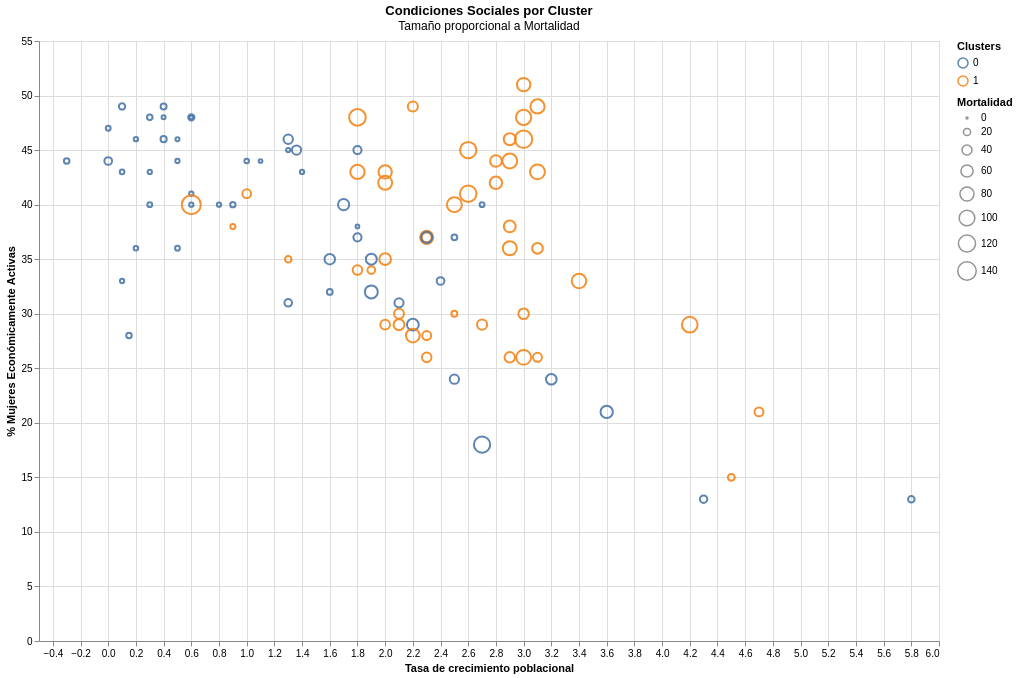

The notebook cell saved with this chart:
### Markdown cell above
---
***Características Clúster 0:***
---

*   **Económicas :**  En este grupo se encuentran los paises con un `PNB` alto, una producción y consumo de energía elevados y alrededor del 28% de  cada 1000 habitantes cuentan con una linea telefonica.
Con base en estos resultados podemos considerar a este grupo como paises desarrollados.
*   **Sociales :** Observamos una baja `Mortalidad` cerca del 2% de cada 1000 nacimientos pero un incremento poblacional bajo `Tasa`. Sobreviven mas niños pero posiblemente nacen menos en estos paises.
*   **Ambientales :** Se nota un alto valor en `CO2` y una `Deforestacion` moderada indicando que posiblemente estos paises tengan una industria grande.


---
***Características Clúster 1:***
---

*   **Económicas :** Aquí encontramos a paises con numeros extremandamente mas bajos en comparación con el otro clúster, tratandose de paises con un bajo nivel de desarrollo o paises pequeños.
*   **Sociales :** Se observa una alta tasa de `Mortalidad`, pero contradictoriamente una moderadamente elevada `Tasa`, una explicación posible sea que en estos paises existe un flujo migratorio considerado o una alta tasa de natalidad.  
*   **Ambientales :** Se observa un nivel muy bajo de `CO2` en conjunto con un nivel de `Agua`levemente bajo, se deba a la poca población y la baja industrialización de estos paises.

---

### Code cell
def plot_social (df,cluster):

  cls = cluster+':N'
  #Search_Box
  search_box = alt.param(
      value='',
      bind=alt.binding(input='search', placeholder="Pais", name='Buscar ')
  )
  # Valores encontrados
  search_matches = alt.expr.test(alt.expr.regexp(search_box, "i"), alt.datum.Pais)
  # definir la opacidad de los valores
  opacity = (
      alt.when(search_matches)
      .then(alt.value(0.9))
      .otherwise(alt.value(0.2))
  )
  # Crear el gráfico
  chart = alt.Chart(df).mark_point().encode(
      x=alt.X('Tasa:Q', title='Tasa de crecimiento poblacional'),
      y=alt.Y('Mujeres:Q', title='% Mujeres Económicamente Activas'),
      size=alt.Size('Mortalidad:Q', title="Mortalidad"),
      color=alt.Color(cls, legend=alt.Legend(title="Clusters")),
      opacity=opacity,
      tooltip=['Pais','PNB', 'Luz', 'Telefonia','Agua','Bosques','Deforestacion','Energia','CO2']
  ).properties(
      width=900,
      height=600,
      title={
        "text": 'Condiciones Sociales por Cluster',
        "subtitle": 'Tamaño proporcional a Mortalidad'
      }
  ).add_params(
      search_box
  ).interactive()

  return chart.show()

plot_social(df, 'Kmeans')

### Figure 1 — Vega-Lite specification as saved in the notebook (floating-point values rounded to 4 significant figures)
{"config": {"view": {"continuousWidth": 300, "continuousHeight": 300}}, "data": {"name": "data-a7391ea73116aedfbb3d8dbe4f2b0b8d"}, "mark": {"type": "point"}, "encoding": {"color": {"field": "Kmeans", "legend": {"title": "Clusters"}, "type": "nominal"}, "opacity": {"condition": [{"test": "test(regexp(param_1,'i'),datum.Pais)", "value": 0.9}], "value": 0.2}, "size": {"field": "Mortalidad", "title": "Mortalidad", "type": "quantitative"}, "tooltip": [{"field": "Pais", "type": "nominal"}, {"field": "PNB", "type": "quantitative"}, {"field": "Luz", "type": "quantitative"}, {"field": "Telefonia", "type": "quantitative"}, {"field": "Agua", "type": "quantitative"}, {"field": "Bosques", "type": "quantitative"}, {"field": "Deforestacion", "type": "quantitative"}, {"field": "Energia", "type": "quantitative"}, {"field": "CO2", "type": "quantitative"}], "x": {"field": "Tasa", "title": "Tasa de crecimiento poblacional", "type": "quantitative"}, "y": {"field": "Mujeres", "title": "% Mujeres Económicamente Activas", "type": "quantitative"}}, "height": 600, "params": [{"name": "param_1", "bind": {"input": "search", "name": "Buscar ", "placeholder": "Pais"}, "value": ""}, {"name": "param_2", "select": {"type": "interval", "encodings": ["x", "y"]}, "bind": "scales"}], "title": {"text": "Condiciones Sociales por Cluster", "subtitle": "Tamaño proporcional a Mortalidad"}, "width": 900, "$schema": "https://vega.github.io/schema/vega-lite/v5.20.1.json", "datasets": {"data-a7391ea73116aedfbb3d8dbe4f2b0b8d": [{"Pais": "Albania       ", "Tasa": 1.0, "Mortalidad": 30, "Mujeres": 41, "PNB": 2199, "Luz": 3903, "Telefonia": 12, "Agua": 94, "Bosques": 53, "Deforestacion": 0.0, "Energia": 341, "CO2": 1.2, "Kmeans": 1}, {"Pais": "Angola        ", "Tasa": 3.0, "Mortalidad": 124, "Mujeres": 46, "PNB": 4422, "Luz": 922, "Telefonia": 6, "Agua": 57, "Bosques": 19, "Deforestacion": 0.7, "Energia": 89, "CO2": 0.5, "Kmeans": 1}, {"Pais": "Arabia Saudi  ", "Tasa": 4.3, "Mortalidad": 21, "Mujeres": 13, "PNB": 133540, "Luz": 91019, "Telefonia": 96, "Agua": 497, "Bosques": 1, "Deforestacion": 0.0, "Energia": 4566, "CO2": 13.1, "Kmeans": 0}, {"Pais": "Argelia       ", "Tasa": 2.5, "Mortalidad": 34, "Mujeres": 24, "PNB": 44609, "Luz": 19883, "Telefonia": 42, "Agua": 180, "Bosques": 2, "Deforestacion": 0.8, "Energia": 906, "CO2": 3.0, "Kmeans": 0}, {"Pais": "Argentina     ", "Tasa": 1.3, "Mortalidad": 22, "Mujeres": 31, "PNB": 278431, "Luz": 65962, "Telefonia": 160, "Agua": 1043, "Bosques": 22, "Deforestacion": 0.1, "Energia": 1504, "CO2": 3.5, "Kmeans": 0}, {"Pais": "Australia     ", "Tasa": 1.4, "Mortalidad": 6, "Mujeres": 43, "PNB": 337909, "Luz": 167155, "Telefonia": 510, "Agua": 933, "Bosques": 19, "Deforestacion": 0.0, "Energia": 5341, "CO2": 15.3, "Kmeans": 0}, {"Pais": "Austria       ", "Tasa": 0.6, "Mortalidad": 6, "Mujeres": 41, "PNB": 216547, "Luz": 53259, "Telefonia": 465, "Agua": 304, "Bosques": 47, "Deforestacion": 0.4, "Energia": 3301, "CO2": 7.2, "Kmeans": 0}, {"Pais": "Bangladesh    ", "Tasa": 2.0, "Mortalidad": 79, "Mujeres": 42, "PNB": 28599, "Luz": 9891, "Telefonia": 2, "Agua": 220, "Bosques": 6, "Deforestacion": 4.1, "Energia": 64, "CO2": 0.2, "Kmeans": 1}, {"Pais": "Bélgica       ", "Tasa": 0.3, "Mortalidad": 8, "Mujeres": 40, "PNB": 25710, "Luz": 72236, "Telefonia": 457, "Agua": 917, "Bosques": 20, "Deforestacion": 0.3, "Energia": 5120, "CO2": 10.1, "Kmeans": 0}, {"Pais": "Benin         ", "Tasa": 3.0, "Mortalidad": 95, "Mujeres": 48, "PNB": 2034, "Luz": 6, "Telefonia": 5, "Agua": 26, "Bosques": 45, "Deforestacion": 1.3, "Energia": 20, "CO2": 0.1, "Kmeans": 1}, {"Pais": "Bielorrusia   ", "Tasa": 0.4, "Mortalidad": 13, "Mujeres": 49, "PNB": 21356, "Luz": 31397, "Telefonia": 190, "Agua": 295, "Bosques": 31, "Deforestacion": 0.5, "Energia": 2392, "CO2": 9.9, "Kmeans": 0}, {"Pais": "Bolivia       ", "Tasa": 2.3, "Mortalidad": 69, "Mujeres": 37, "PNB": 5905, "Luz": 2824, "Telefonia": 35, "Agua": 201, "Bosques": 45, "Deforestacion": 1.2, "Energia": 373, "CO2": 1.0, "Kmeans": 1}, {"Pais": "Brasil        ", "Tasa": 1.6, "Mortalidad": 44, "Mujeres": 35, "PNB": 579787, "Luz": 260682, "Telefonia": 75, "Agua": 246, "Bosques": 66, "Deforestacion": 0.6, "Energia": 718, "CO2": 1.4, "Kmeans": 0}, {"Pais": "Bulgaria      ", "Tasa": 0.6, "Mortalidad": 15, "Mujeres": 48, "PNB": 11225, "Luz": 381333, "Telefonia": 335, "Agua": 1544, "Bosques": 33, "Deforestacion": 0.2, "Energia": 2438, "CO2": 6.4, "Kmeans": 0}, {"Pais": "Camerún       ", "Tasa": 2.9, "Mortalidad": 56, "Mujeres": 38, "PNB": 8615, "Luz": 2740, "Telefonia": 4, "Agua": 38, "Bosques": 44, "Deforestacion": 0.6, "Energia": 103, "CO2": 0.2, "Kmeans": 1}, {"Pais": "Canadá        ", "Tasa": 1.3, "Mortalidad": 6, "Mujeres": 45, "PNB": 573695, "Luz": 554227, "Telefonia": 590, "Agua": 14602, "Bosques": 49, "Deforestacion": 1.1, "Energia": 7854, "CO2": 14.4, "Kmeans": 0}, {"Pais": "Colombia      ", "Tasa": 1.8, "Mortalidad": 26, "Mujeres": 37, "PNB": 70263, "Luz": 43354, "Telefonia": 100, "Agua": 174, "Bosques": 52, "Deforestacion": 0.7, "Energia": 622, "CO2": 1.8, "Kmeans": 0}, {"Pais": "Congo         ", "Tasa": 3.1, "Mortalidad": 90, "Mujeres": 43, "PNB": 1784, "Luz": 435, "Telefonia": 8, "Agua": 20, "Bosques": 58, "Deforestacion": 0.2, "Energia": 331, "CO2": 1.6, "Kmeans": 1}, {"Pais": "Corea del Nor ", "Tasa": 1.8, "Mortalidad": 26, "Mujeres": 45, "PNB": 12870, "Luz": 38000, "Telefonia": 47, "Agua": 687, "Bosques": 74, "Deforestacion": 0.0, "Energia": 1129, "CO2": 11.2, "Kmeans": 0}, {"Pais": "Corea del Sur ", "Tasa": 0.9, "Mortalidad": 10, "Mujeres": 40, "PNB": 435137, "Luz": 164993, "Telefonia": 415, "Agua": 632, "Bosques": 66, "Deforestacion": 0.1, "Energia": 2982, "CO2": 6.6, "Kmeans": 0}, {"Pais": "Costa de Marf ", "Tasa": 3.4, "Mortalidad": 86, "Mujeres": 33, "PNB": 9248, "Luz": 2305, "Telefonia": 8, "Agua": 66, "Bosques": 34, "Deforestacion": 1.0, "Energia": 103, "CO2": 0.5, "Kmeans": 1}, {"Pais": "Costa Rica    ", "Tasa": 2.5, "Mortalidad": 13, "Mujeres": 30, "PNB": 8884, "Luz": 4772, "Telefonia": 164, "Agua": 780, "Bosques": 28, "Deforestacion": 3.0, "Energia": 558, "CO2": 1.2, "Kmeans": 1}, {"Pais": "Cuba          ", "Tasa": 0.9, "Mortalidad": 9, "Mujeres": 38, "PNB": 7450, "Luz": 10982, "Telefonia": 32, "Agua": 870, "Bosques": 16, "Deforestacion": 1.0, "Energia": 923, "CO2": 2.6, "Kmeans": 1}, {"Pais": "Chile         ", "Tasa": 1.6, "Mortalidad": 12, "Mujeres": 32, "PNB": 59151, "Luz": 25276, "Telefonia": 132, "Agua": 1626, "Bosques": 12, "Deforestacion": 0.1, "Energia": 1012, "CO2": 2.6, "Kmeans": 0}, {"Pais": "China         ", "Tasa": 1.36, "Mortalidad": 34, "Mujeres": 45, "PNB": 744890, "Luz": 928083, "Telefonia": 34, "Agua": 461, "Bosques": 13, "Deforestacion": 0.7, "Energia": 664, "CO2": 2.3, "Kmeans": 0}, {"Pais": "Dinamarca     ", "Tasa": 0.2, "Mortalidad": 6, "Mujeres": 46, "PNB": 156027, "Luz": 40097, "Telefonia": 613, "Agua": 233, "Bosques": 12, "Deforestacion": 0.0, "Energia": 3977, "CO2": 10.4, "Kmeans": 0}, {"Pais": "R. Dominicana ", "Tasa": 2.0, "Mortalidad": 37, "Mujeres": 29, "PNB": 11390, "Luz": 6182, "Telefonia": 79, "Agua": 446, "Bosques": 22, "Deforestacion": 2.9, "Energia": 337, "CO2": 1.4, "Kmeans": 1}, {"Pais": "Ecuador       ", "Tasa": 2.3, "Mortalidad": 36, "Mujeres": 26, "PNB": 15997, "Luz": 8256, "Telefonia": 61, "Agua": 581, "Bosques": 43, "Deforestacion": 1.8, "Energia": 565, "CO2": 1.8, "Kmeans": 1}, {"Pais": "Egipto        ", "Tasa": 2.2, "Mortalidad": 56, "Mujeres": 29, "PNB": 45507, "Luz": 51947, "Telefonia": 46, "Agua": 956, "Bosques": 0, "Deforestacion": 0.0, "Energia": 600, "CO2": 1.5, "Kmeans": 0}, {"Pais": "El Salvador   ", "Tasa": 1.8, "Mortalidad": 36, "Mujeres": 34, "PNB": 9057, "Luz": 3211, "Telefonia": 53, "Agua": 245, "Bosques": 6, "Deforestacion": 2.3, "Energia": 370, "CO2": 0.7, "Kmeans": 1}, {"Pais": "E. Arabes Uni ", "Tasa": 5.8, "Mortalidad": 16, "Mujeres": 13, "PNB": 42806, "Luz": 18870, "Telefonia": 283, "Agua": 884, "Bosques": 0, "Deforestacion": 0.0, "Energia": 10531, "CO2": 33.9, "Kmeans": 0}, {"Pais": "Eslovaquia    ", "Tasa": 0.3, "Mortalidad": 11, "Mujeres": 48, "PNB": 15848, "Luz": 24740, "Telefonia": 208, "Agua": 337, "Bosques": 38, "Deforestacion": 0.1, "Energia": 3243, "CO2": 7.0, "Kmeans": 0}, {"Pais": "España        ", "Tasa": 0.2, "Mortalidad": 7, "Mujeres": 36, "PNB": 532347, "Luz": 161654, "Telefonia": 385, "Agua": 781, "Bosques": 51, "Deforestacion": 0.0, "Energia": 2458, "CO2": 5.7, "Kmeans": 0}, {"Pais": "Etiopia       ", "Tasa": 2.6, "Mortalidad": 112, "Mujeres": 41, "PNB": 5722, "Luz": 1293, "Telefonia": 2, "Agua": 51, "Bosques": 13, "Deforestacion": 0.3, "Energia": 22, "CO2": 0.1, "Kmeans": 1}, {"Pais": "Filipinas     ", "Tasa": 2.3, "Mortalidad": 39, "Mujeres": 37, "PNB": 71865, "Luz": 27062, "Telefonia": 21, "Agua": 686, "Bosques": 26, "Deforestacion": 36.1, "Energia": 316, "CO2": 0.8, "Kmeans": 1}, {"Pais": "Finlandia     ", "Tasa": 0.4, "Mortalidad": 5, "Mujeres": 48, "PNB": 105174, "Luz": 65546, "Telefonia": 550, "Agua": 440, "Bosques": 77, "Deforestacion": 0.0, "Energia": 5997, "CO2": 8.2, "Kmeans": 0}, {"Pais": "Francia       ", "Tasa": 0.5, "Mortalidad": 6, "Mujeres": 44, "PNB": 1451051, "Luz": 479200, "Telefonia": 558, "Agua": 665, "Bosques": 25, "Deforestacion": -0.1, "Energia": 4042, "CO2": 6.3, "Kmeans": 0}, {"Pais": "Gabón         ", "Tasa": 2.9, "Mortalidad": 89, "Mujeres": 44, "PNB": 3759, "Luz": 933, "Telefonia": 30, "Agua": 57, "Bosques": 71, "Deforestacion": 0.6, "Energia": 652, "CO2": 5.5, "Kmeans": 1}, {"Pais": "Ghana         ", "Tasa": 3.0, "Mortalidad": 73, "Mujeres": 51, "PNB": 6719, "Luz": 6115, "Telefonia": 4, "Agua": 35, "Bosques": 42, "Deforestacion": 1.4, "Energia": 93, "CO2": 0.2, "Kmeans": 1}, {"Pais": "Grecia        ", "Tasa": 0.5, "Mortalidad": 8, "Mujeres": 36, "PNB": 85885, "Luz": 40623, "Telefonia": 493, "Agua": 523, "Bosques": 47, "Deforestacion": 0.0, "Energia": 2260, "CO2": 7.2, "Kmeans": 0}, {"Pais": "Guatamela     ", "Tasa": 2.9, "Mortalidad": 44, "Mujeres": 26, "PNB": 14255, "Luz": 3161, "Telefonia": 27, "Agua": 139, "Bosques": 39, "Deforestacion": 1.8, "Energia": 210, "CO2": 0.6, "Kmeans": 1}, {"Pais": "Haití         ", "Tasa": 2.0, "Mortalidad": 72, "Mujeres": 43, "PNB": 1777, "Luz": 362, "Telefonia": 8, "Agua": 7, "Bosques": 1, "Deforestacion": 5.1, "Energia": 29, "CO2": 0.1, "Kmeans": 1}, {"Pais": "Países Bajos  ", "Tasa": 0.6, "Mortalidad": 6, "Mujeres": 40, "PNB": 371039, "Luz": 79647, "Telefonia": 525, "Agua": 518, "Bosques": 10, "Deforestacion": 0.3, "Energia": 4580, "CO2": 9.2, "Kmeans": 0}, {"Pais": "Honduras      ", "Tasa": 3.0, "Mortalidad": 45, "Mujeres": 30, "PNB": 3566, "Luz": 2672, "Telefonia": 29, "Agua": 294, "Bosques": 41, "Deforestacion": 2.2, "Energia": 204, "CO2": 0.6, "Kmeans": 1}, {"Pais": "Hungría       ", "Tasa": -0.3, "Mortalidad": 11, "Mujeres": 44, "PNB": 42129, "Luz": 33486, "Telefonia": 185, "Agua": 661, "Bosques": 18, "Deforestacion": -0.5, "Energia": 2383, "CO2": 5.8, "Kmeans": 0}, {"Pais": "India         ", "Tasa": 1.9, "Mortalidad": 68, "Mujeres": 32, "PNB": 319660, "Luz": 386500, "Telefonia": 13, "Agua": 612, "Bosques": 17, "Deforestacion": 0.6, "Energia": 248, "CO2": 0.9, "Kmeans": 0}, {"Pais": "Indonesia     ", "Tasa": 1.7, "Mortalidad": 51, "Mujeres": 40, "PNB": 190105, "Luz": 53414, "Telefonia": 17, "Agua": 96, "Bosques": 60, "Deforestacion": 1.1, "Energia": 366, "CO2": 1.0, "Kmeans": 0}, {"Pais": "Irak          ", "Tasa": 2.7, "Mortalidad": 108, "Mujeres": 18, "PNB": 24600, "Luz": 27060, "Telefonia": 33, "Agua": 4575, "Bosques": 4, "Deforestacion": 0.1, "Energia": 1213, "CO2": 3.4, "Kmeans": 0}, {"Pais": "Irán          ", "Tasa": 3.2, "Mortalidad": 45, "Mujeres": 24, "PNB": 113400, "Luz": 79128, "Telefonia": 79, "Agua": 1362, "Bosques": 11, "Deforestacion": 0.0, "Energia": 1505, "CO2": 4.0, "Kmeans": 0}, {"Pais": "Irlanda       ", "Tasa": 0.1, "Mortalidad": 6, "Mujeres": 33, "PNB": 52765, "Luz": 17105, "Telefonia": 365, "Agua": 233, "Bosques": 6, "Deforestacion": 1.2, "Energia": 3137, "CO2": 8.7, "Kmeans": 0}, {"Pais": "Islandia      ", "Tasa": 1.1, "Mortalidad": 4, "Mujeres": 44, "PNB": 6686, "Luz": 4780, "Telefonia": 555, "Agua": 636, "Bosques": 1, "Deforestacion": 0.0, "Energia": 7932, "CO2": 6.8, "Kmeans": 0}, {"Pais": "Israel        ", "Tasa": 2.7, "Mortalidad": 8, "Mujeres": 40, "PNB": 878775, "Luz": 32781, "Telefonia": 418, "Agua": 408, "Bosques": 6, "Deforestacion": 0.3, "Energia": 2717, "CO2": 8.1, "Kmeans": 0}, {"Pais": "Jordania      ", "Tasa": 4.7, "Mortalidad": 31, "Mujeres": 21, "PNB": 6354, "Luz": 5076, "Telefonia": 73, "Agua": 173, "Bosques": 1, "Deforestacion": 1.0, "Energia": 1067, "CO2": 3.0, "Kmeans": 1}, {"Pais": "Kenia         ", "Tasa": 2.9, "Mortalidad": 58, "Mujeres": 46, "PNB": 7583, "Luz": 3539, "Telefonia": 9, "Agua": 87, "Bosques": 2, "Deforestacion": 0.6, "Energia": 110, "CO2": 0.2, "Kmeans": 1}, {"Pais": "Kuwait        ", "Tasa": 0.15, "Mortalidad": 11, "Mujeres": 28, "PNB": 28941, "Luz": 22798, "Telefonia": 230, "Agua": 525, "Bosques": 0, "Deforestacion": 0.0, "Energia": 8622, "CO2": 11.2, "Kmeans": 0}, {"Pais": "Líbano        ", "Tasa": 2.3, "Mortalidad": 32, "Mujeres": 28, "PNB": 10673, "Luz": 5184, "Telefonia": 82, "Agua": 271, "Bosques": 8, "Deforestacion": 0.6, "Energia": 964, "CO2": 2.9, "Kmeans": 1}, {"Pais": "Libia         ", "Tasa": 3.6, "Mortalidad": 61, "Mujeres": 21, "PNB": 23400, "Luz": 17800, "Telefonia": 59, "Agua": 880, "Bosques": 0, "Deforestacion": 1.4, "Energia": 2499, "CO2": 8.1, "Kmeans": 0}, {"Pais": "Malasia       ", "Tasa": 2.5, "Mortalidad": 12, "Mujeres": 37, "PNB": 78321, "Luz": 39093, "Telefonia": 166, "Agua": 768, "Bosques": 54, "Deforestacion": 2.1, "Energia": 1699, "CO2": 3.8, "Kmeans": 0}, {"Pais": "Marruecos     ", "Tasa": 2.0, "Mortalidad": 55, "Mujeres": 35, "PNB": 29545, "Luz": 11100, "Telefonia": 43, "Agua": 427, "Bosques": 20, "Deforestacion": 1.4, "Energia": 327, "CO2": 1.1, "Kmeans": 1}, {"Pais": "México        ", "Tasa": 2.1, "Mortalidad": 33, "Mujeres": 31, "PNB": 304596, "Luz": 147926, "Telefonia": 96, "Agua": 899, "Bosques": 25, "Deforestacion": 1.3, "Energia": 1561, "CO2": 3.8, "Kmeans": 0}, {"Pais": "Mozambique    ", "Tasa": 1.8, "Mortalidad": 113, "Mujeres": 48, "PNB": 1353, "Luz": 490, "Telefonia": 3, "Agua": 55, "Bosques": 22, "Deforestacion": 0.8, "Energia": 40, "CO2": 0.1, "Kmeans": 1}, {"Pais": "Birmania      ", "Tasa": 1.8, "Mortalidad": 83, "Mujeres": 43, "PNB": 35840, "Luz": 3500, "Telefonia": 3, "Agua": 101, "Bosques": 44, "Deforestacion": 1.3, "Energia": 49, "CO2": 0.1, "Kmeans": 1}, {"Pais": "Nepal         ", "Tasa": 2.5, "Mortalidad": 91, "Mujeres": 40, "PNB": 4391, "Luz": 927, "Telefonia": 4, "Agua": 150, "Bosques": 37, "Deforestacion": 1.0, "Energia": 28, "CO2": 0.1, "Kmeans": 1}, {"Pais": "Nicaragua     ", "Tasa": 3.1, "Mortalidad": 46, "Mujeres": 36, "PNB": 1659, "Luz": 1688, "Telefonia": 23, "Agua": 367, "Bosques": 50, "Deforestacion": 1.9, "Energia": 300, "CO2": 0.6, "Kmeans": 1}, {"Pais": "Nigeria       ", "Tasa": 2.9, "Mortalidad": 80, "Mujeres": 36, "PNB": 28411, "Luz": 15530, "Telefonia": 4, "Agua": 41, "Bosques": 17, "Deforestacion": 0.7, "Energia": 162, "CO2": 0.9, "Kmeans": 1}, {"Pais": "Noruega       ", "Tasa": 0.5, "Mortalidad": 5, "Mujeres": 46, "PNB": 136077, "Luz": 113488, "Telefonia": 556, "Agua": 488, "Bosques": 31, "Deforestacion": 1.4, "Energia": 5318, "CO2": 14.1, "Kmeans": 0}, {"Pais": "Nueva Zelanda ", "Tasa": 1.0, "Mortalidad": 7, "Mujeres": 44, "PNB": 51655, "Luz": 35135, "Telefonia": 479, "Agua": 589, "Bosques": 28, "Deforestacion": 0.0, "Energia": 4245, "CO2": 7.6, "Kmeans": 0}, {"Pais": "Omán          ", "Tasa": 4.5, "Mortalidad": 18, "Mujeres": 15, "PNB": 10578, "Luz": 6187, "Telefonia": 77, "Agua": 564, "Bosques": 19, "Deforestacion": 0.0, "Energia": 2392, "CO2": 5.3, "Kmeans": 1}, {"Pais": "Pakistán      ", "Tasa": 3.0, "Mortalidad": 90, "Mujeres": 26, "PNB": 59991, "Luz": 58529, "Telefonia": 16, "Agua": 2053, "Bosques": 2, "Deforestacion": 3.5, "Energia": 254, "CO2": 0.6, "Kmeans": 1}, {"Pais": "Panamá        ", "Tasa": 1.9, "Mortalidad": 23, "Mujeres": 34, "PNB": 7253, "Luz": 3380, "Telefonia": 114, "Agua": 754, "Bosques": 42, "Deforestacion": 1.9, "Energia": 618, "CO2": 1.7, "Kmeans": 1}, {"Pais": "Paraguay      ", "Tasa": 2.7, "Mortalidad": 41, "Mujeres": 29, "PNB": 8158, "Luz": 36415, "Telefonia": 31, "Agua": 109, "Bosques": 32, "Deforestacion": 2.8, "Energia": 299, "CO2": 0.6, "Kmeans": 1}, {"Pais": "Perú          ", "Tasa": 2.1, "Mortalidad": 47, "Mujeres": 29, "PNB": 55019, "Luz": 15563, "Telefonia": 47, "Agua": 300, "Bosques": 53, "Deforestacion": 0.4, "Energia": 367, "CO2": 1.0, "Kmeans": 1}, {"Pais": "Polonia       ", "Tasa": 0.4, "Mortalidad": 14, "Mujeres": 46, "PNB": 107839, "Luz": 135347, "Telefonia": 148, "Agua": 321, "Bosques": 28, "Deforestacion": 0.1, "Energia": 2401, "CO2": 8.9, "Kmeans": 0}, {"Pais": "Portugal      ", "Tasa": 0.1, "Mortalidad": 7, "Mujeres": 43, "PNB": 96829, "Luz": 31380, "Telefonia": 361, "Agua": 739, "Bosques": 34, "Deforestacion": 0.5, "Energia": 1827, "CO2": 4.8, "Kmeans": 0}, {"Pais": "Reino Unido   ", "Tasa": 0.3, "Mortalidad": 6, "Mujeres": 43, "PNB": 1094734, "Luz": 325383, "Telefonia": 502, "Agua": 205, "Bosques": 10, "Deforestacion": 1.1, "Energia": 3732, "CO2": 9.8, "Kmeans": 0}, {"Pais": "Rep. Checa    ", "Tasa": 0.0, "Mortalidad": 8, "Mujeres": 47, "PNB": 39990, "Luz": 58705, "Telefonia": 236, "Agua": 266, "Bosques": 34, "Deforestacion": 0.0, "Energia": 3868, "CO2": 13.1, "Kmeans": 0}, {"Pais": "Rumanía       ", "Tasa": 0.0, "Mortalidad": 23, "Mujeres": 44, "PNB": 33488, "Luz": 55136, "Telefonia": 131, "Agua": 1134, "Bosques": 27, "Deforestacion": 0.0, "Energia": 1733, "CO2": 5.4, "Kmeans": 0}, {"Pais": "Senegal       ", "Tasa": 2.8, "Mortalidad": 62, "Mujeres": 42, "PNB": 5070, "Luz": 1002, "Telefonia": 10, "Agua": 202, "Bosques": 39, "Deforestacion": 0.7, "Energia": 97, "CO2": 0.4, "Kmeans": 1}, {"Pais": "Singapur      ", "Tasa": 1.8, "Mortalidad": 4, "Mujeres": 38, "PNB": 79831, "Luz": 20046, "Telefonia": 478, "Agua": 847, "Bosques": 7, "Deforestacion": 2.3, "Energia": 8103, "CO2": 17.7, "Kmeans": 0}, {"Pais": "Sirir         ", "Tasa": 3.1, "Mortalidad": 32, "Mujeres": 26, "PNB": 15780, "Luz": 15186, "Telefonia": 63, "Agua": 435, "Bosques": 4, "Deforestacion": 0.5, "Energia": 997, "CO2": 3.3, "Kmeans": 1}, {"Pais": "Sri Lanka     ", "Tasa": 1.3, "Mortalidad": 16, "Mujeres": 35, "PNB": 12616, "Luz": 4387, "Telefonia": 11, "Agua": 503, "Bosques": 27, "Deforestacion": 1.4, "Energia": 97, "CO2": 0.3, "Kmeans": 1}, {"Pais": "Sudán         ", "Tasa": 2.2, "Mortalidad": 77, "Mujeres": 28, "PNB": 7510, "Luz": 1333, "Telefonia": 3, "Agua": 633, "Bosques": 18, "Deforestacion": 1.1, "Energia": 66, "CO2": 0.1, "Kmeans": 1}, {"Pais": "Suecia        ", "Tasa": 0.6, "Mortalidad": 4, "Mujeres": 48, "PNB": 209720, "Luz": 142895, "Telefonia": 681, "Agua": 341, "Bosques": 68, "Deforestacion": 0.0, "Energia": 5723, "CO2": 6.6, "Kmeans": 0}, {"Pais": "Suiza         ", "Tasa": 0.8, "Mortalidad": 6, "Mujeres": 40, "PNB": 286014, "Luz": 65724, "Telefonia": 613, "Agua": 173, "Bosques": 30, "Deforestacion": 0.5, "Energia": 3629, "CO2": 6.4, "Kmeans": 0}, {"Pais": "Sudáfrica     ", "Tasa": 2.3, "Mortalidad": 50, "Mujeres": 37, "PNB": 130918, "Luz": 189316, "Telefonia": 95, "Agua": 359, "Bosques": 4, "Deforestacion": 0.7, "Energia": 2146, "CO2": 7.5, "Kmeans": 0}, {"Pais": "Tailandia     ", "Tasa": 1.3, "Mortalidad": 35, "Mujeres": 46, "PNB": 159630, "Luz": 71177, "Telefonia": 59, "Agua": 602, "Bosques": 25, "Deforestacion": 3.5, "Energia": 769, "CO2": 2.0, "Kmeans": 0}, {"Pais": "Tanzania      ", "Tasa": 3.1, "Mortalidad": 82, "Mujeres": 49, "PNB": 3703, "Luz": 1913, "Telefonia": 3, "Agua": 40, "Bosques": 38, "Deforestacion": 1.2, "Energia": 34, "CO2": 0.1, "Kmeans": 1}, {"Pais": "Túnez         ", "Tasa": 2.1, "Mortalidad": 39, "Mujeres": 30, "PNB": 16369, "Luz": 6714, "Telefonia": 58, "Agua": 381, "Bosques": 4, "Deforestacion": -1.9, "Energia": 595, "CO2": 1.6, "Kmeans": 1}, {"Pais": "Turquia       ", "Tasa": 1.9, "Mortalidad": 48, "Mujeres": 35, "PNB": 169452, "Luz": 78322, "Telefonia": 212, "Agua": 585, "Bosques": 26, "Deforestacion": 0.0, "Energia": 957, "CO2": 2.5, "Kmeans": 0}, {"Pais": "Ucrania       ", "Tasa": 0.1, "Mortalidad": 15, "Mujeres": 49, "PNB": 84084, "Luz": 202995, "Telefonia": 157, "Agua": 673, "Bosques": 16, "Deforestacion": -0.3, "Energia": 3180, "CO2": 11.7, "Kmeans": 0}, {"Pais": "Uruguay       ", "Tasa": 0.6, "Mortalidad": 148, "Mujeres": 40, "PNB": 16458, "Luz": 7617, "Telefonia": 196, "Agua": 241, "Bosques": 4, "Deforestacion": -0.6, "Energia": 629, "CO2": 1.6, "Kmeans": 1}, {"Pais": "Venezuela     ", "Tasa": 2.4, "Mortalidad": 23, "Mujeres": 33, "PNB": 65382, "Luz": 73116, "Telefonia": 111, "Agua": 382, "Bosques": 52, "Deforestacion": 1.5, "Energia": 2186, "CO2": 5.7, "Kmeans": 0}, {"Pais": "Vietnam       ", "Tasa": 2.2, "Mortalidad": 41, "Mujeres": 49, "PNB": 17634, "Luz": 12270, "Telefonia": 11, "Agua": 414, "Bosques": 26, "Deforestacion": 1.5, "Energia": 101, "CO2": 0.3, "Kmeans": 1}, {"Pais": "Yemen         ", "Tasa": 4.2, "Mortalidad": 100, "Mujeres": 29, "PNB": 4044, "Luz": 2159, "Telefonia": 12, "Agua": 335, "Bosques": 8, "Deforestacion": 0.0, "Energia": 206, "CO2": 0.7, "Kmeans": 1}, {"Pais": "Zambia        ", "Tasa": 2.6, "Mortalidad": 109, "Mujeres": 45, "PNB": 3605, "Luz": 7785, "Telefonia": 8, "Agua": 186, "Bosques": 43, "Deforestacion": 1.1, "Energia": 149, "CO2": 0.3, "Kmeans": 1}, {"Pais": "Zimbabue      ", "Tasa": 2.8, "Mortalidad": 55, "Mujeres": 44, "PNB": 5933, "Luz": 7334, "Telefonia": 14, "Agua": 136, "Bosques": 23, "Deforestacion": 0.7, "Energia": 438, "CO2": 1.8, "Kmeans": 1}]}}
